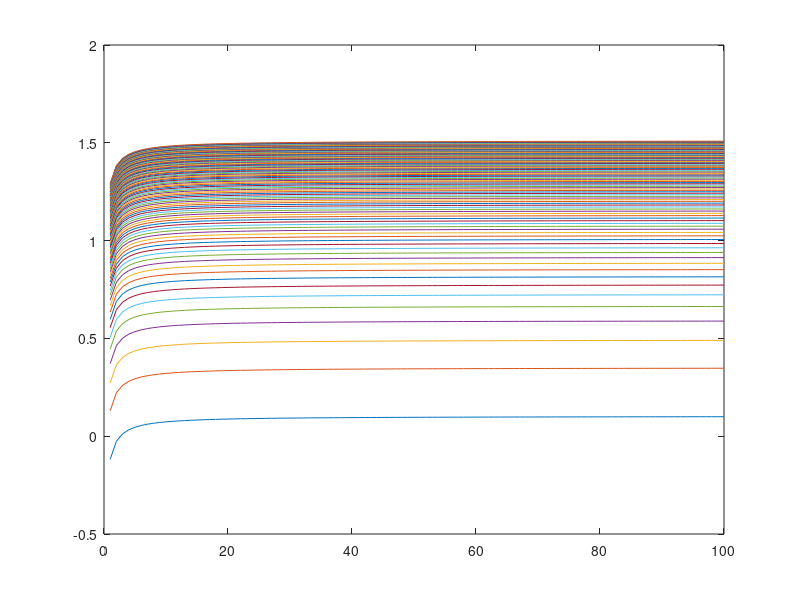
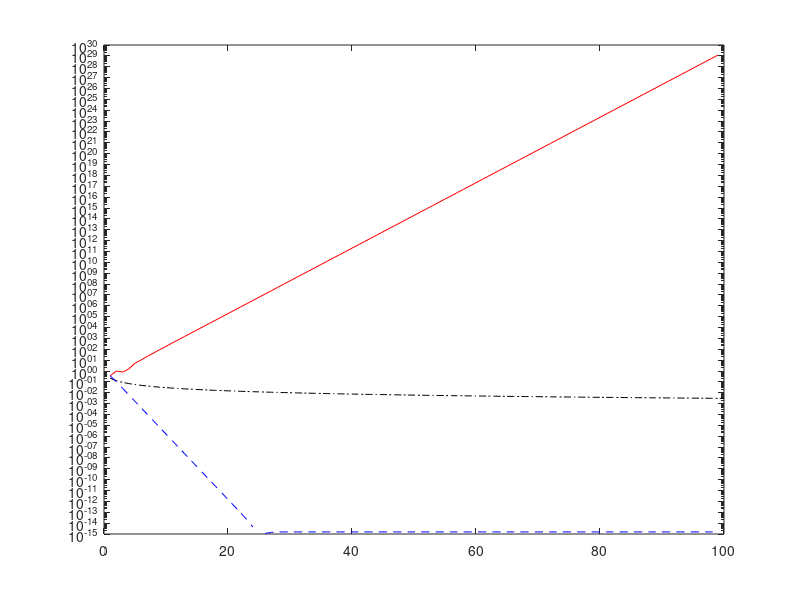

Write the MATLAB code that produced these figures, in order.
clear all;
clc;

n = 1e+2;

Sn1=zeros(n, 1);
Sn1(1)=1;
for i=2:n
    Sn1(i) = Sn1(i-1) + 1/i^2;
end

Sn2 = cumsum(1./((1:n)./2));

SN1 = sqrt(6*Sn1);
SN2 = sqrt(6*Sn2);

err_relSn1 = abs(SN1-pi)/pi;
err_relSn2 = abs(SN2-pi)/pi;

diff_errZero = err_relSn2 - err_relSn1;
figure;
plot(1:n, diff_errZero)

figure;
semilogy(1:n, err_relSn1, '-.k')

x(1) = 2;
for i=3:n
    x(i-1) = 2^((i-1)-1/2)*sqrt(1-4^(1-(i-1))*x(i-2)^2);
end

y(1) = 2;
for i = 3:n
    y(i-1) = sqrt(2)*y(i-2)/sqrt(1+sqrt(1-4^(1-(i-1))*y(i-2)^2));
end

err_rel1 = abs(x-pi)/pi;
err_rel2 = abs(y-pi)/pi;

hold on;
semilogy(1:(n-1), err_rel1,'-r')
semilogy(1:(n-1), err_rel2, '--b')
hold off;